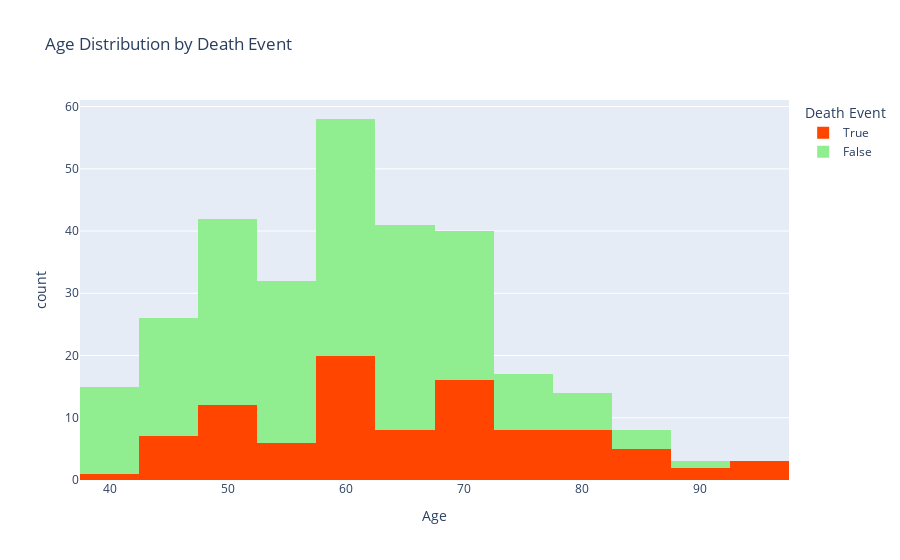

This figure's notebook cell:
### Code cell
# Create the histogram
fig = px.histogram(df, x='age', color='death_event_label', 
                   title='Age Distribution by Death Event',
                   labels={'age': 'Age', 'death_event_label': 'Death Event'},
                   color_discrete_map={'False': 'lightgreen', 'True': 'orangered'}
                  )


# Export the figure as an image
fig.write_image("Visualizations/age_distribution_histogram.png", engine="kaleido")
# Show the plot
fig.show()

### Figure 1 — Plotly figure (JSON) as saved in the notebook; plotly's stock layout.template omitted (floating-point values rounded to 4 significant figures; data arrays with more than 128 entries replaced by an {"elided": "..."} marker saying what was removed)
{"data": [{"alignmentgroup": "True", "bingroup": "x", "hovertemplate": "Death Event=True<br>Age=%{x}<br>count=%{y}<extra></extra>", "legendgroup": "True", "marker": {"color": "orangered", "pattern": {"shape": ""}}, "name": "True", "offsetgroup": "True", "orientation": "v", "showlegend": true, "type": "histogram", "x": [75, 55, 65, 50, 65, 90, 75, 60, 65, 80, 75, 62, 45, 50, 82, 87, 45, 70, 48, 65, 68, 75, 80, 95, 70, 58, 82, 94, 85, 50, 65, 69, 90, 82, 60, 70, 50, 70, 60, 50, 51, 60, 80, 57, 68, 53, 60, 70, 60, 95, 49, 72, 45, 50, 45, 60, 42, 72, 70, 65, 85, 69, 60, 60, 59, 60, 72, 85, 70, 86, 60, 46, 80, 72, 75, 72, 50, 45, 80, 59, 59, 65, 75, 58, 60.67, 50, 60, 45, 77, 48, 54, 73, 60, 55, 65, 55], "xaxis": "x", "yaxis": "y"}, {"alignmentgroup": "True", "bingroup": "x", "hovertemplate": "Death Event=False<br>Age=%{x}<br>count=%{y}<extra></extra>", "legendgroup": "False", "marker": {"color": "lightgreen", "pattern": {"shape": ""}}, "name": "False", "offsetgroup": "False", "orientation": "v", "showlegend": true, "type": "histogram", "x": {"elided": "203 float values"}, "xaxis": "x", "yaxis": "y"}], "layout": {"barmode": "relative", "legend": {"title": {"text": "Death Event"}, "tracegroupgap": 0}, "title": {"text": "Age Distribution by Death Event"}, "xaxis": {"anchor": "y", "domain": [0, 1], "title": {"text": "Age"}}, "yaxis": {"anchor": "x", "domain": [0, 1], "title": {"text": "count"}}}}
